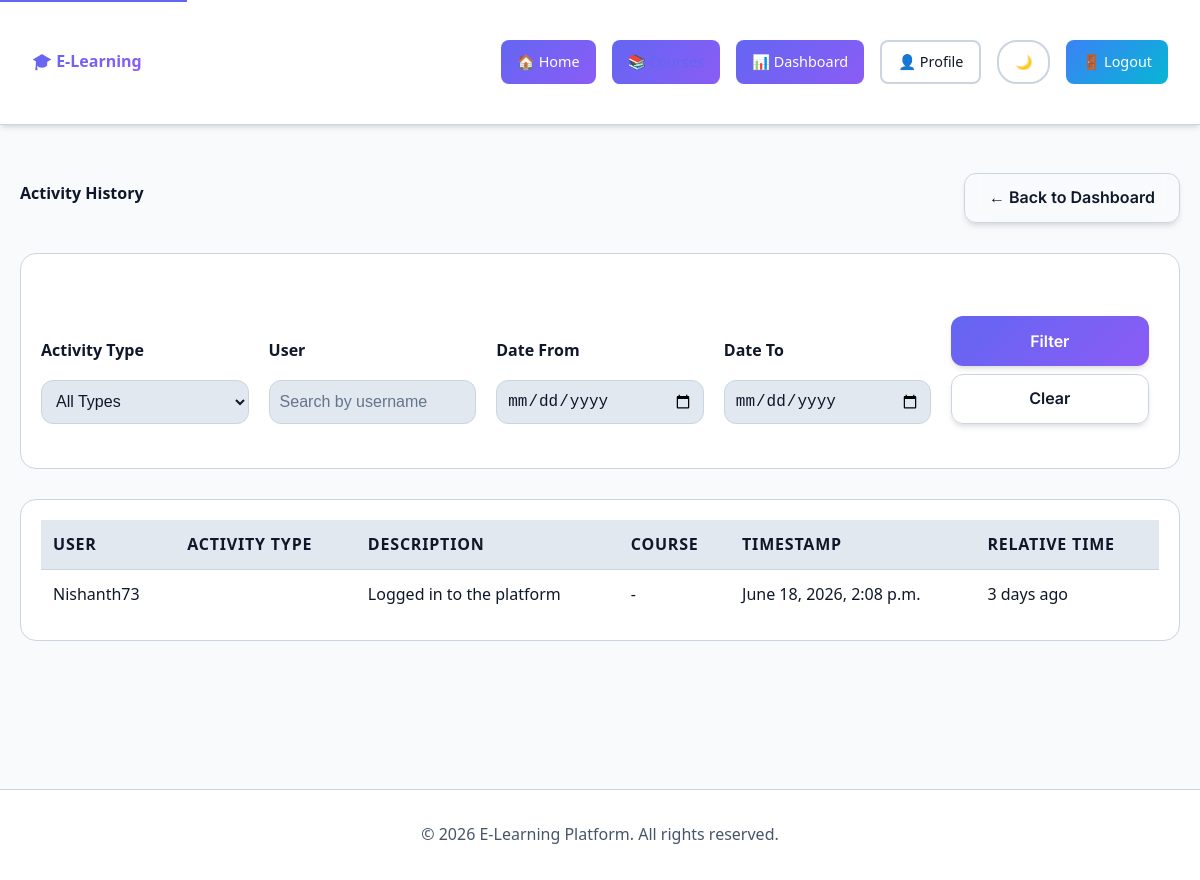
The page /courses/admin/activity-history/ (signed in) on the database its author committed.
### learnapp/models.py (models this page shows, shortened)
class UserActivity(models.Model):
    ACTIVITY_TYPE_CHOICES = (
        ('watched_video', 'Watched Video'),
        ('completed_lesson', 'Completed Lesson'),
        ('enrolled_course', 'Enrolled in Course'),
        ('started_test', 'Started Test'),
        ('completed_test', 'Completed Test'),
        ('viewed_course', 'Viewed Course'),
        ('downloaded_resource', 'Downloaded Resource'),
        ('logged_in', 'Logged In'),
        ('registered', 'Registered'),
    )
    user = models.ForeignKey(User, on_delete=models.CASCADE, related_name='activities')
    activity_type = models.CharField(max_length=30, choices=ACTIVITY_TYPE_CHOICES)
    course = models.ForeignKey(Course, on_delete=models.CASCADE, null=True, blank=True, related_name='activities')
    video = models.ForeignKey(Video, on_delete=models.CASCADE, null=True, blank=True, related_name='activities')
    test = models.ForeignKey(Test, on_delete=models.CASCADE, null=True, blank=True, related_name='activities')
    description = models.CharField(max_length=500)
    timestamp = models.DateTimeField(auto_now_add=True)
    class Meta:
        ordering = ['-timestamp']
        verbose_name_plural = 'User Activities'
    def get_relative_time(self):
        from django.utils import timezone
        now = timezone.now()
        diff = now - self.timestamp
        if diff.days > 0:
            return f"{diff.days} day{'s' if diff.days > 1 else ''} ago"
        elif diff.seconds >= 3600:
            hours = diff.seconds // 3600
            return f"{hours} hour{'s' if hours > 1 else ''} ago"
        elif diff.seconds >= 60:
            minutes = diff.seconds // 60
            return f"{minutes} minute{'s' if minutes > 1 else ''} ago"
        else:
            return "Just now"

### secondapp/models.py (models this page shows, shortened)
class User(AbstractUser):
    USER_TYPE_CHOICES = (
        ('admin', 'Admin'),
        ('user', 'User'),
    )
    user_type = models.CharField(max_length=10, choices=USER_TYPE_CHOICES, default='user')
    phone_number = models.CharField(max_length=15, blank=False, null=False, unique=True)
    email_verified = models.BooleanField(default=False)
    phone_verified = models.BooleanField(default=False)
    profile_picture = models.ImageField(upload_to='profile_pics/', blank=True, null=True)
    date_of_birth = models.DateField(blank=True, null=True)
    ambition = models.TextField(blank=True, help_text='User\'s career goals or ambitions')
    hobbies = models.TextField(blank=True, help_text='User\'s hobbies (comma-separated)')
    failed_login_attempts = models.PositiveIntegerField(default=0)
    account_locked = models.BooleanField(default=False)
    locked_until = models.DateTimeField(blank=True, null=True)

### learnapp/views.py (the view)
# urls.py: path('admin/activity-history/', views.activity_history, name='activity_history'),
@login_required
def activity_history(request):
    if request.user.user_type != 'admin':
        messages.error(request, 'Access denied.')
        return redirect('dashboard')
    activity_type = request.GET.get('activity_type', '')
    user_filter = request.GET.get('user', '')
    date_from = request.GET.get('date_from', '')
    date_to = request.GET.get('date_to', '')
    activities = UserActivity.objects.all()
    if activity_type:
        activities = activities.filter(activity_type=activity_type)
    if user_filter:
        activities = activities.filter(user__username__icontains=user_filter)
    if date_from:
        activities = activities.filter(timestamp__gte=date_from)
    if date_to:
        activities = activities.filter(timestamp__lte=date_to)
    paginator = Paginator(activities, 20)
    page_number = request.GET.get('page')
    page_obj = paginator.get_page(page_number)
    return render(request, 'activity_history.html', {
        'activities': page_obj,
        'activity_types': UserActivity.ACTIVITY_TYPE_CHOICES,
        'activity_type': activity_type,
        'user_filter': user_filter,
        'date_from': date_from,
        'date_to': date_to
    })

### templates/activity_history.html (shortened to what this page needs)
{% extends 'base.html' %}
{% block content %}
<div class="container">
    <div class="page-header">
        <h1>Activity History</h1>
        <a href="{% url 'dashboard' %}" class="btn btn-secondary">← Back to Dashboard</a>
    </div>
    <div class="filters-section">
        <form method="get" class="filter-form">
            <div class="form-row">
                <div class="form-group">
                    <label for="activity_type">Activity Type</label>
                    <select name="activity_type" id="activity_type" class="form-control">
                        <option value="">All Types</option>
                    </select>
                </div>
                <div class="form-group">
                    <label for="user">User</label>
                    <input type="text" name="user" id="user" class="form-control" value="{{ user_filter }}" placeholder="Search by username">
                </div>
                <div class="form-group">
                    <label for="date_from">Date From</label>
                    <input type="date" name="date_from" id="date_from" class="form-control" value="{{ date_from }}">
                </div>
                <div class="form-group">
                    <label for="date_to">Date To</label>
                    <input type="date" name="date_to" id="date_to" class="form-control" value="{{ date_to }}">
                </div>
                <div class="form-group">
                    <label>&nbsp;</label>
                    <button type="submit" class="btn btn-primary">Filter</button>
                    <a href="{% url 'activity_history' %}" class="btn btn-secondary">Clear</a>
                </div>
            </div>
        </form>
    </div>
    <div class="activities-list">
        {% if activities %}
            <table class="table table-striped">
                <thead>
                    <tr>
                        <th>User</th>
                        <th>Activity Type</th>
                        <th>Description</th>
                        <th>Course</th>
                        <th>Timestamp</th>
                        <th>Relative Time</th>
                    </tr>
                </thead>
                <tbody>
                    {% for activity in activities %}
                        <tr>
                            <td>{{ activity.user.username }}</td>
                            <td>
                                <span class="badge badge-info">{{ activity.get_activity_type_display }}</span>
                            </td>
                            <td>{{ activity.description }}</td>
                            <td>
                                {% if activity.course %}
                                    {{ activity.course.title }}
                                {% else %}
                                    -
                                {% endif %}
                            </td>
                            <td>{{ activity.timestamp }}</td>
                            <td>{{ activity.get_relative_time }}</td>
                        </tr>
                    {% endfor %}
                </tbody>
            </table>
        {% else %}
            <div class="no-activities">
                <p>No activities found matching your filters.</p>
            </div>
        {% endif %}
    </div>
</div>
{% endblock %}

### static/css/optimized.css (style rules this page uses)
* { margin: 0; padding: 0; box-sizing: border-box; }
html { scroll-behavior: smooth; }
body { font-family: 'Segoe UI', -apple-system, BlinkMacSystemFont, 'Poppins', sans-serif; font-size: var(--text-base); line-height: 1.6; color: var(--text-primary); background-color: var(--bg-primary); transition: background-color var(--transition-normal), color var(--transition-normal); -webkit-font-smoothing: antialiased; -moz-osx-font-smoothing: grayscale; }
.container { max-width: 1280px; margin: 0 auto; padding: 0 var(--spacing-md); }
@media (min-width: 768px) { .container { padding: 0 var(--spacing-lg); } }
.btn { display: inline-flex; align-items: center; justify-content: center; gap: var(--spacing-xs); padding: var(--spacing-sm) var(--spacing-lg); border: none; border-radius: var(--radius-md); font-size: var(--text-base); font-weight: 600; text-decoration: none; cursor: pointer; transition: all var(--transition-fast); background-color: var(--primary-color); color: var(--text-inverse); min-height: 44px; }
.btn-primary { background-color: var(--primary-color); color: var(--text-inverse); }
.btn-secondary { background-color: var(--bg-card); color: var(--text-primary); border: 1px solid var(--border-color); }
.form-group { margin-bottom: var(--spacing-md); }
.form-group label { display: block; margin-bottom: var(--spacing-xs); font-weight: 600; color: var(--text-primary); font-size: var(--text-sm); }
input, textarea, select { width: 100%; padding: var(--spacing-sm) var(--spacing-md); border: 1px solid var(--border-color); border-radius: var(--radius-md); font-size: var(--text-base); background-color: var(--bg-input); color: var(--text-primary); transition: border-color var(--transition-fast), background-color var(--transition-normal); min-height: 44px; }
input::placeholder, textarea::placeholder { color: var(--text-muted); }
table { width: 100%; border-collapse: collapse; background-color: var(--bg-card); }
th, td { padding: var(--spacing-md); text-align: left; border-bottom: 1px solid var(--border-color); }
th { background-color: var(--bg-secondary); font-weight: 600; color: var(--text-primary); font-size: var(--text-sm); text-transform: uppercase; letter-spacing: 0.05em; }
tr:last-child td { border-bottom: none; }
.badge { display: inline-flex; align-items: center; padding: var(--spacing-xs) var(--spacing-sm); border-radius: var(--radius-full); font-size: var(--text-xs); font-weight: 600; text-transform: uppercase; letter-spacing: 0.05em; }
.badge-info { background-color: var(--info-bg); color: var(--info-color); }
.page-header { text-align: center; margin-bottom: var(--spacing-xl); }
.page-header h1 { font-size: var(--text-3xl); color: var(--text-primary); margin-bottom: var(--spacing-sm); }
.stat-card, .course-card, .card, .btn { will-change: transform; backface-visibility: hidden; -webkit-backface-visibility: hidden; }
@media (min-width: 1200px) { .container { max-width: 1200px; } }

### templates/activity_history.html (style rules this page uses)
.page-header { display: flex; justify-content: space-between; align-items: center; margin-bottom: 30px; }
.filters-section { background: var(--bg-card); padding: 20px; border-radius: var(--radius-lg); margin-bottom: 30px; border: 1px solid var(--border-color); }
.filter-form .form-row { display: grid; grid-template-columns: repeat(auto-fit, minmax(200px, 1fr)); gap: 20px; align-items: end; }
.filter-form .form-group { display: flex; flex-direction: column; }
.filter-form label { margin-bottom: 8px; font-weight: 600; color: var(--text-primary); }
.filter-form .form-control { padding: 10px; border: 1px solid var(--border-color); border-radius: var(--radius-md); background: var(--bg-secondary); color: var(--text-primary); }
.filter-form .btn { margin-right: 10px; }
.activities-list { background: var(--bg-card); padding: 20px; border-radius: var(--radius-lg); border: 1px solid var(--border-color); }
.table { width: 100%; border-collapse: collapse; }
.table th, .table td { padding: 12px; text-align: left; border-bottom: 1px solid var(--border-color); }
.table th { background: var(--bg-secondary); font-weight: 600; color: var(--text-primary); }
.table td { color: var(--text-primary); }
.badge { padding: 4px 12px; border-radius: var(--radius-full); font-size: 12px; font-weight: 600; }
.badge-info { background: var(--info-bg); color: var(--info-text); }

### rows shown on the page
UserActivity: user.username "Nishanth73", description "Logged in to the platform", timestamp "June 18, 2026, 2:08 p.m.", get_relative_time "3 days ago"
